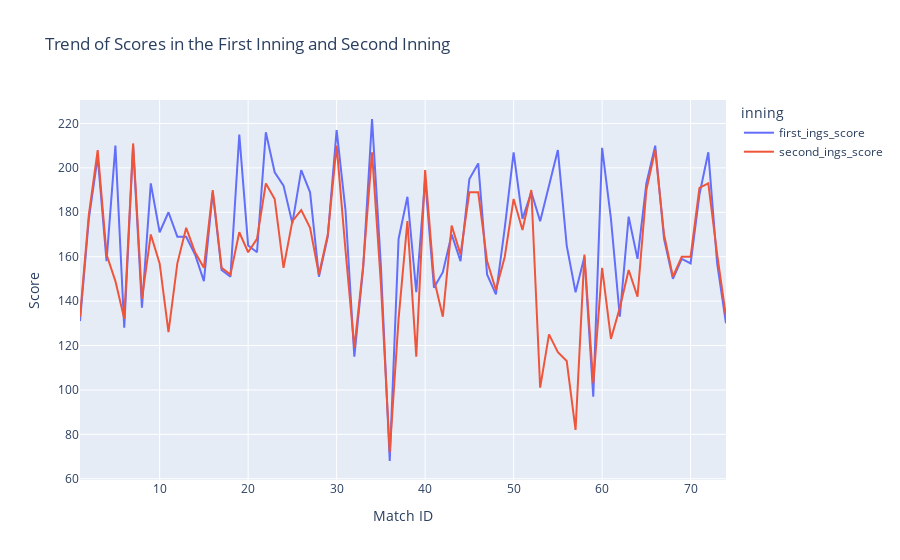

Source (notebook cell):
### Markdown cell above
# Appendix

### Code cell
scores = pd.melt(df, id_vars=['match_id'], value_vars=['first_ings_score', 'second_ings_score'], var_name='inning', value_name='score')

fig = px.line(scores, x='match_id', y='score', color='inning',
              title='Trend of Scores in the First Inning and Second Inning')
fig.update_layout(xaxis_title='Match ID', yaxis_title='Score')
fig.show()

### Figure 1 — Plotly figure (JSON) as saved in the notebook; plotly's stock layout.template omitted (floating-point values rounded to 4 significant figures)
{"data": [{"hovertemplate": "inning=first_ings_score<br>match_id=%{x}<br>score=%{y}<extra></extra>", "legendgroup": "first_ings_score", "line": {"color": "#636efa", "dash": "solid"}, "marker": {"symbol": "circle"}, "mode": "lines", "name": "first_ings_score", "orientation": "v", "showlegend": true, "type": "scatter", "x": [1, 2, 3, 4, 5, 6, 7, 8, 9, 10, 11, 12, 13, 14, 15, 16, 17, 18, 19, 20, 21, 22, 23, 24, 25, 26, 27, 28, 29, 30, 31, 32, 33, 34, 35, 36, 37, 38, 39, 40, 41, 42, 43, 44, 45, 46, 47, 48, 49, 50, 51, 52, 53, 54, 55, 56, 57, 58, 59, 60, 61, 62, 63, 64, 65, 66, 67, 68, 69, 70, 71, 72, 73, 74], "xaxis": "x", "y": [131, 177, 205, 158, 210, 128, 210, 137, 193, 171, 180, 169, 169, 161, 149, 189, 154, 151, 215, 165, 162, 216, 198, 192, 175, 199, 189, 151, 169, 217, 181, 115, 155, 222, 156, 68, 168, 187, 144, 195, 146, 153, 170, 158, 195, 202, 152, 143, 173, 207, 177, 189, 176, 192, 208, 165, 144, 160, 97, 209, 177, 133, 178, 159, 193, 210, 168, 150, 159, 157, 188, 207, 157, 130], "yaxis": "y"}, {"hovertemplate": "inning=second_ings_score<br>match_id=%{x}<br>score=%{y}<extra></extra>", "legendgroup": "second_ings_score", "line": {"color": "#EF553B", "dash": "solid"}, "marker": {"symbol": "circle"}, "mode": "lines", "name": "second_ings_score", "orientation": "v", "showlegend": true, "type": "scatter", "x": [1, 2, 3, 4, 5, 6, 7, 8, 9, 10, 11, 12, 13, 14, 15, 16, 17, 18, 19, 20, 21, 22, 23, 24, 25, 26, 27, 28, 29, 30, 31, 32, 33, 34, 35, 36, 37, 38, 39, 40, 41, 42, 43, 44, 45, 46, 47, 48, 49, 50, 51, 52, 53, 54, 55, 56, 57, 58, 59, 60, 61, 62, 63, 64, 65, 66, 67, 68, 69, 70, 71, 72, 73, 74], "xaxis": "x", "y": [133, 179, 208, 161, 149, 132, 211, 141, 170, 157, 126, 157, 173, 162, 155, 190, 155, 152, 171, 162, 168, 193, 186, 155, 176, 181, 173, 152, 170, 210, 163, 119, 156, 207, 148, 72, 132, 176, 115, 199, 150, 133, 174, 161, 189, 189, 158, 145, 160, 186, 172, 190, 101, 125, 117, 113, 82, 161, 103, 155, 123, 137, 154, 142, 190, 208, 170, 151, 160, 160, 191, 193, 161, 133], "yaxis": "y"}], "layout": {"legend": {"title": {"text": "inning"}, "tracegroupgap": 0}, "title": {"text": "Trend of Scores in the First Inning and Second Inning"}, "xaxis": {"anchor": "y", "domain": [0, 1], "title": {"text": "Match ID"}}, "yaxis": {"anchor": "x", "domain": [0, 1], "title": {"text": "Score"}}}}
